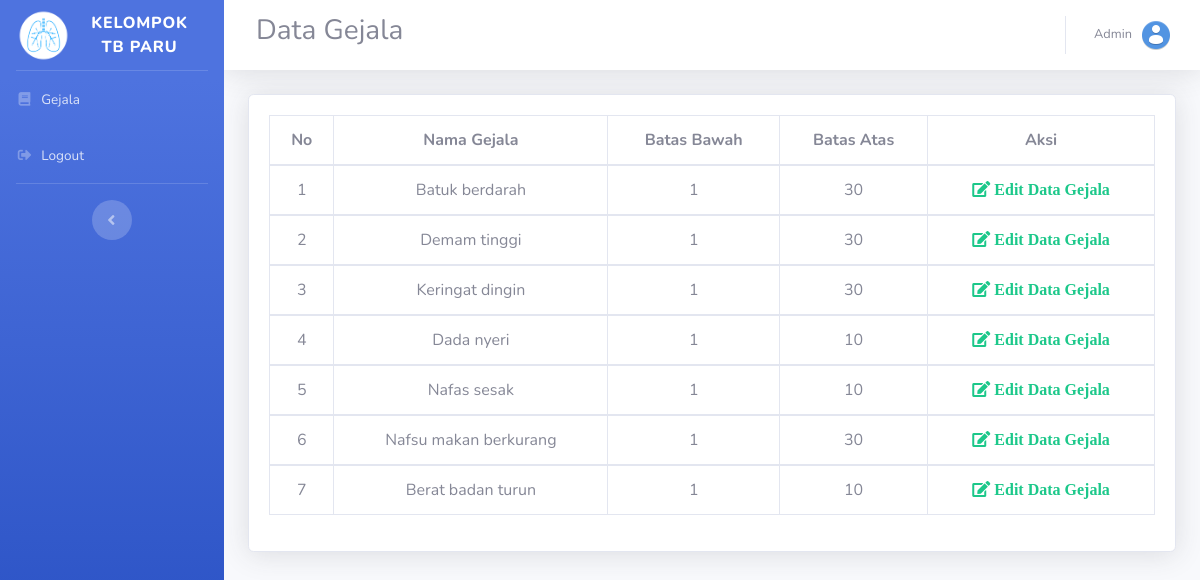
The app's page /gejala.php (signed in) with its own data.
### tables this page shows
CREATE TABLE `gejala` (
  `kode_gejala` int(11) NOT NULL,
  `nama_gejala` varchar(50) NOT NULL,
  `bt_bawah` int(5) NOT NULL,
  `bt_atas` int(5) NOT NULL,
  `kode_nama` varchar(50) NOT NULL,
  `isi` varchar(255) NOT NULL
);

### gejala.php (the view, shortened to what this page needs)
<?php
include 'koneksi.php';
$username = $_SESSION['username'];
$data = mysqli_query($koneksi, "SELECT * FROM admin WHERE username='$username' ");
$pecah = mysqli_fetch_array($data);
?>
<!DOCTYPE html>
<html lang="en">
<head>
  <link href="assets/vendor/fontawesome-free/css/all.min.css" rel="stylesheet" type="text/css">
  <link href="assets/css/sb-admin-2.min.css" rel="stylesheet">
</head>
<body id="page-top">
  <div id="wrapper">
        <ul class="navbar-nav bg-gradient-primary sidebar sidebar-dark accordion" id="accordionSidebar">
<a class="sidebar-brand d-flex align-items-center justify-content-center" href="gejala.php">
  <div class="sidebar-brand-icon">
  <img src="assets/img/kelompok3.png" width="55px">
  </div>
  <div class="sidebar-brand-text mx-3">KELOMPOK TB PARU</div>
</a>
<hr class="sidebar-divider my-0">
<li class="nav-item">
  <a class="nav-link" href="gejala.php">
    <i class="fas fa-fw fa-book"></i>
    <span>Gejala</span></a>
</li>
<li class="nav-item">
  <a class="nav-link" href="logout.php">
    <i class="fas fa-fw fa-sign-out-alt"></i>
    <span>Logout</span></a>
</li>
<hr class="sidebar-divider">
<div class="text-center d-none d-md-inline">
  <button class="rounded-circle border-0" id="sidebarToggle"></button>
</div>
</ul>
    <div id="content-wrapper" class="d-flex flex-column">
      <div id="content">
        <nav class="navbar navbar-expand navbar-light bg-white topbar mb-4 static-top shadow">
          <form class="d-none d-sm-inline-block form-inline mr-auto ml-md-3 my-2 my-md-0 mw-100 navbar-search">
            <h3>Data Gejala</h3>
          </form>
          <ul class="navbar-nav ml-auto">
            <li class="nav-item dropdown no-arrow">
              <a class="nav-link dropdown-toggle" href="#" id="userDropdown" role="button" data-toggle="dropdown"
                aria-haspopup="true" aria-expanded="false">
                <span class="mr-2 d-none d-lg-inline text-gray-600 small"><?= ucfirst($pecah['nama']); ?></span>
                <img class="img-profile rounded-circle" src="assets/img/user.png">
              </a>
            </li>
          </ul>
        </nav>
        <div class="container-fluid">
          <div class="card shadow mb-4">
            <div class="card-body">
              <div class="table-responsive text-center">
                <table class="table table-bordered" width="100%" cellspacing="0">
                  <thead>
                    <tr>
                        <th scope="col">No</th>
                        <th scope="col">Nama Gejala</th>
                        <th scope="col">Batas Bawah</th>
                        <th scope="col">Batas Atas</th>
                        <th scope="col">Aksi</th>
                    </tr>
                  </thead>
                    <?php
                        $number = 1;
                        $result = mysqli_query($koneksi, "SELECT * FROM gejala");
                        foreach ($result as $gejala) {
                    ?>
                  <tbody>
                    <tr>
                        <td><?= $number ?></td>
                        <td><?= ucfirst($gejala["nama_gejala"]) ?></td>
                        <td><?= $gejala["bt_bawah"] ?></td>
                        <td><?= $gejala["bt_atas"] ?></td>
                        <td>
                            <a href="edit_data_gejala.php?id=<?= $gejala['kode_gejala'] ?>" class="fas fa fa-edit text-success"> Edit Data Gejala</a>
                        </td>
                    </tr>
                  </tbody>
                  <?php $number++; } ?>
                </table>
              </div>
            </div>
          </div>
        </div>
      </div>
    </div>
  </div>
</body>
</html>

### records on screen
gejala: nama_gejala "Batuk berdarah", bt_bawah "1", bt_atas "30"
gejala: nama_gejala "Demam tinggi", bt_bawah "1", bt_atas "30"
gejala: nama_gejala "Keringat dingin", bt_bawah "1", bt_atas "30"
gejala: nama_gejala "Dada nyeri", bt_bawah "1", bt_atas "10"
gejala: nama_gejala "Nafas sesak", bt_bawah "1", bt_atas "10"
gejala: nama_gejala "Nafsu makan berkurang", bt_bawah "1", bt_atas "30"
gejala: nama_gejala "Berat badan turun", bt_bawah "1", bt_atas "10"

### other values on screen
$pecah['nama'] "Admin"
